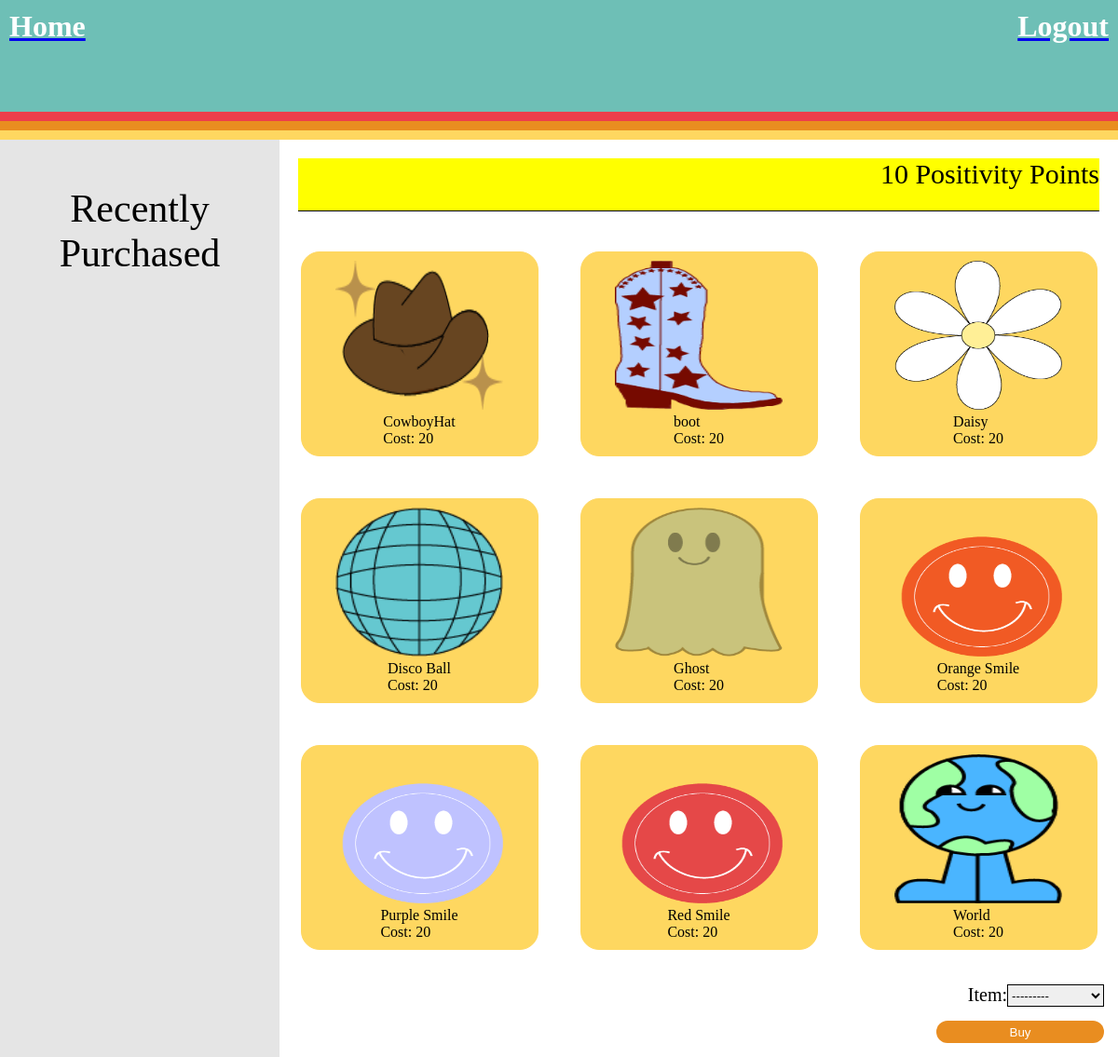
Before: /store/ (signed in) with the older database file.
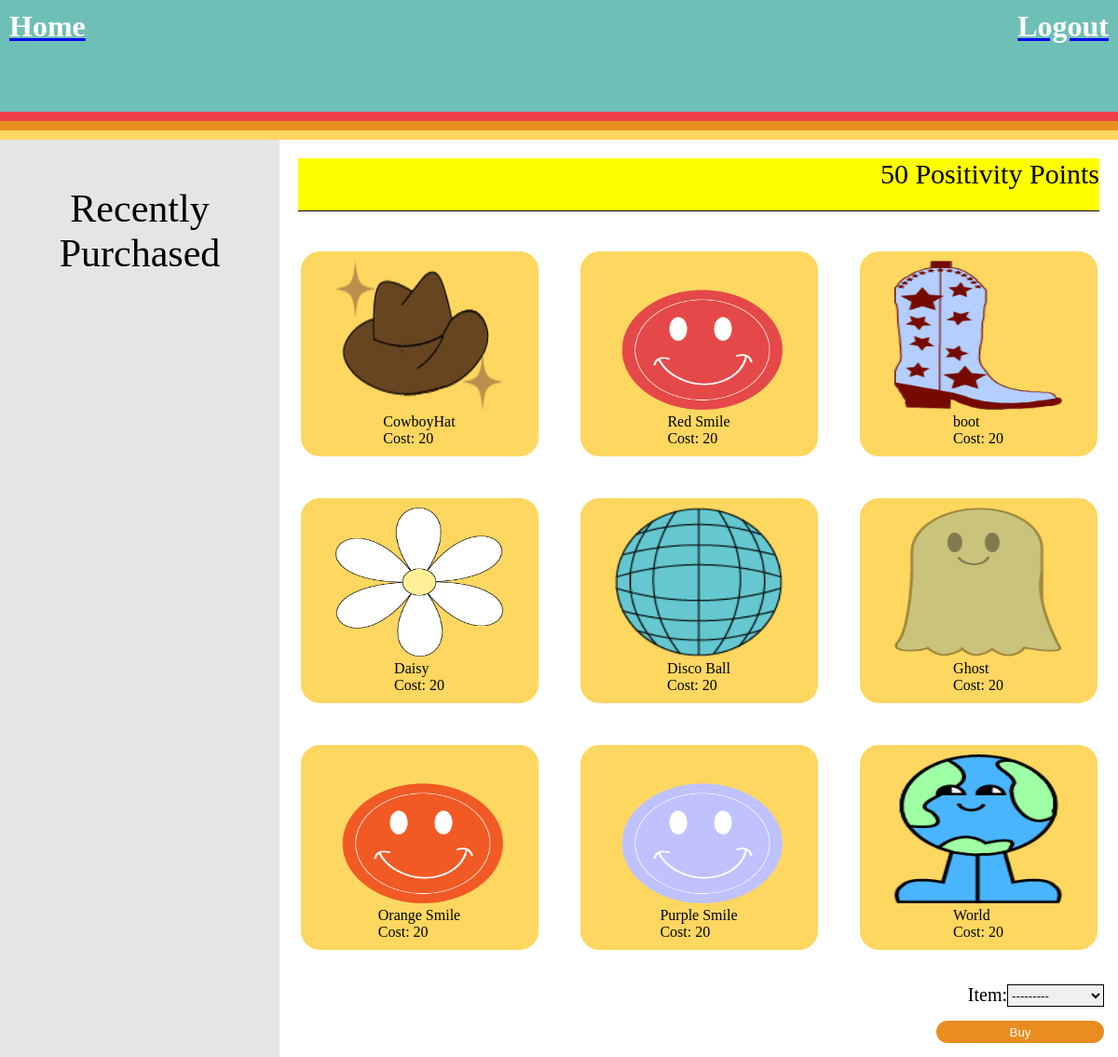
After: the same page with the newer database file.
### base/models.py (models this page shows)
class StoreItem(models.Model):
    name = models.CharField(max_length=50)
    image = models.ImageField()
    updated = models.DateTimeField(auto_now=True)
    created = models.DateTimeField(auto_now_add=True)
    cost = models.IntegerField()
    timesPurchased = models.IntegerField(default=0)
    class Meta:
        ordering = ['-timesPurchased']
    def __str__(self):
        return self.name

### base/views.py (the view, shortened to what this page needs)
# urls.py: path('store/', views.store, name="store"),
@login_required(login_url='login')
def store(request):
    form = PurchaseForm()
    storeItems = StoreItem.objects.all()
    userItems = PurchaseItem.objects.filter(user=request.user.id)
    itemRecentBuyers = {}
    purchasedAll = PurchaseItem.objects.all()
    for purchased in purchasedAll:
        profile = Profile.objects.get(user=purchased.user.id)
        if profile.privacyOn is False:
            if purchased.item in itemRecentBuyers:
                buyers = itemRecentBuyers[purchased.item]
                if purchased.user.username not in buyers:
                    buyers.append(purchased.user.username)
                    itemRecentBuyers = buyers
            else:
                itemRecentBuyers[purchased.item] = [purchased.user.username]
            print(itemRecentBuyers[purchased.item])
    print(str(itemRecentBuyers))
    currProf = Profile.objects.get(user=request.user.id)
    userPoints = currProf.pointsReceived
    context = {'storeItems': storeItems,'form':form, 'userPoints':userPoints,'userInventory':userItems,'itemRecentBuyers':itemRecentBuyers}
    return render(request, 'base/store.html', context)

### base/forms.py
class PurchaseForm(ModelForm):
    class Meta:
        model = PurchaseItem
        fields = ['item']

### base/templates/base/store.html (shortened to what this page needs)
{% extends 'main.html' %} {% block content %}
<div class = "store-container">
    <aside class ="sidebar">
        <heading>Recently<br> Purchased</heading>
    </aside>
    <main class = "content">
        <header> {{userPoints}} Positivity Points</header>
        <section class="products">
            {% for item in storeItems %}
            <div class="product-card">
                <div class="product-image">
                    {% load static %}
                    <img src="{% static item.image %}" alt="My image" style ="height: 20vh; width: 15vw;">
                </div>
                <div class="product-info">
                    {{item}}
                    <p style="color:black;">Cost: {{item.cost}}</p>
                </div>
            </div>
            {% endfor %}
        </section>
        <div class= "purchase">
        <form method="POST" action="">
            <div class= "selectItem">
                    <label for="id_item" style="font-size: 20px; font-weight: 100;">Item:</label>
                    <select name="item" required="" id="id_item" style= "height: 3vh; border: 1px solid black;">
                <option value="" selected="">---------</option>
                </select>
            </div>
            <div class = "buyButton">
            <input type="submit" value="Buy" style="min-width: 15vw; min-height: 3vh; color: white; border-radius: 70px; background-color: #E98D20;"/>
            </div>
        </div>
    </main>
</div>
{% endblock content %}

### templates/main.html (shortened to what this page needs)
<!DOCTYPE html>
<html>
<head>
</head>
<body>
    {% include 'navbar.html' %}  {% block content %} {% endblock %}
</body>
</html>

### templates/navbar.html (shortened to what this page needs)
<div class="containerNav">
    <div class="item">
        <a class="noDecoration" href="/">
            <h1 style="text-align: left; color: white; text-decoration: none  !important;">Home</h1>
        </a>
    </div>
    <div class="item">
        {% if request.user.is_authenticated %}
        <a class="noDecoration" href="{% url 'logout' %}">
            <h1 style="text-align: right; color: white; text-decoration-line: none; text-decoration-color: white;">Logout</h1>
        </a> {% else %}
        <a href="{% url 'login' %}">
            <h1 style="text-align: right; color:white; text-decoration-line: none;">Login</h1>
        </a> {% endif %}
    </div>
</div>
<div class="contest"></div>
<div class="contest" style="background: #E98D20;"></div>
<div class="contest" style="background: #FED760;"></div>

### templates/main.html (style rules this page uses)
body { height: 100%; }

### templates/navbar.html (style rules this page uses)
.containerNav { display: flex; background: #6EBFB6; padding: 10px; }
.contest { display: fixed; background: #ED3E4B; height: 10px; width: 100%; }
.item { flex-grow: 1; height: 100px; color: white; text-decoration: none; align-items: center; justify-content: space-between; }
.item+.item { margin-left: 2%; }

### base/templates/base/store.html (style rules this page uses)
* { margin: 0; border: 0; padding: 0; }
.store-container { display: flex; min-height: calc(100vh - 100px) }
.sidebar { display: flex; min-width: 300px; background-color: #E5E5E5; align-items: center; flex-direction: column; }
.content { display: flex; flex-grow: 1; flex-direction: column; }
.sidebar heading { font-weight: 100; font-size: 3.5vw; color: black; font: sans-serif; text-align: center; }
.content header { min-height: 7vh; background-color: yellow; font-weight: 100; font-size: 2.5vw; color: black; font: sans-serif; text-align: right; margin: 20px; border-bottom: 1px solid black; }
.products { display: flex; flex-wrap: wrap; flex-direction: row; }
.product-card { padding: 1%; margin: 2.5%; flex-grow: 1; flex-basis: 25%; display: flex; border: 1px solid #FED760; align-items: center; justify-content: center; flex-wrap: wrap; flex-direction: column; background-color: #FED760; border-radius: 20px; }
.product-image img { max-width: 100%; }
.product-info { margin-top: auto; }
.purchase { display: flex; flex-wrap: wrap; flex-direction: column; background-color: white; min-height: 10vh; }
.selectItem { display: flex; align-items: right; justify-content: right; margin: 15px; }
.buyButton { display: flex; align-items: right; justify-content: right; margin: 15px; }

Changed rows visible on the page:
changed StoreItem "Red Smile": moves up the list
Other visible differences:
{{ userPoints }}: "10" → "50"
